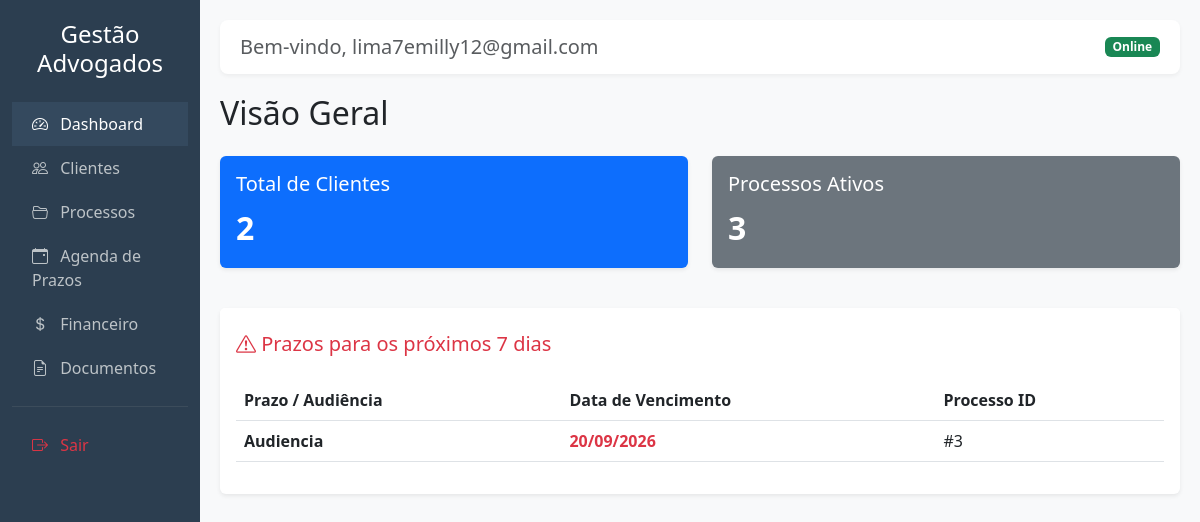
/ (signed in), run on the app's committed database.
### tables this page shows
CREATE TABLE prazos (
        id INTEGER PRIMARY KEY AUTOINCREMENT,
        processo_id INTEGER NOT NULL,
        titulo TEXT NOT NULL,
        data_vencimento DATE NOT NULL,
        tipo TEXT, -- audiencia, prazo_fatal
        concluido INTEGER DEFAULT 0, usuario_id INTEGER DEFAULT 1,
        FOREIGN KEY(processo_id) REFERENCES processos(id)
    );

### app/controllers/DashboardController.php (called while the page is built, shortened)
<?php
class DashboardController {
    public function index() {
        $pdo = getDB();
        $stmt_cli = $pdo->prepare("SELECT COUNT(*) FROM clientes WHERE usuario_id = ?"); $stmt_cli->execute([$_SESSION["user_id"]]); $clientesCount = $stmt_cli->fetchColumn();
        $stmt_proc = $pdo->prepare("SELECT COUNT(*) FROM processos WHERE usuario_id = ?"); $stmt_proc->execute([$_SESSION["user_id"]]); $processosCount = $stmt_proc->fetchColumn();
        $stmt = $pdo->prepare("SELECT * FROM prazos WHERE concluido = 0 AND usuario_id = ? AND data_vencimento BETWEEN date('now') AND date('now', '+7 days') ORDER BY data_vencimento ASC");
        $stmt->execute([$_SESSION["user_id"]]);
        $prazosProximos = $stmt->fetchAll();
        require 'app/views/layout.php';
    }
}

### app/views/dashboard.php (the view)
<h2 class="mb-4">Visão Geral</h2>
<div class="row mb-4">
    <div class="col-md-6">
        <div class="card text-white bg-primary mb-3 shadow-sm border-0">
            <div class="card-body">
                <h5 class="card-title">Total de Clientes</h5>
                <p class="card-text fs-2 fw-bold"><?= $clientesCount ?></p>
            </div>
        </div>
    </div>
    <div class="col-md-6">
        <div class="card text-white bg-secondary mb-3 shadow-sm border-0">
            <div class="card-body">
                <h5 class="card-title">Processos Ativos</h5>
                <p class="card-text fs-2 fw-bold"><?= $processosCount ?></p>
            </div>
        </div>
    </div>
</div>
<div class="card shadow-sm border-0">
    <div class="card-header bg-white border-bottom-0 pt-4 pb-0">
        <h5 class="text-danger"><i class="bi bi-exclamation-triangle"></i> Prazos para os próximos 7 dias</h5>
    </div>
    <div class="card-body">
        <?php if (count($prazosProximos) > 0): ?>
            <div class="table-responsive">
                <table class="table table-hover align-middle">
                    <thead>
                        <tr>
                            <th>Prazo / Audiência</th>
                            <th>Data de Vencimento</th>
                            <th>Processo ID</th>
                        </tr>
                    </thead>
                    <tbody>
                        <?php foreach($prazosProximos as $prazo): ?>
                        <tr>
                            <td><strong><?= htmlspecialchars($prazo['titulo']) ?></strong></td>
                            <td class="text-danger fw-bold"><?= date('d/m/Y', strtotime($prazo['data_vencimento'])) ?></td>
                            <td>#<?= $prazo['processo_id'] ?></td>
                        </tr>
                        <?php endforeach; ?>
                    </tbody>
                </table>
            </div>
        <?php else: ?>
            <p class="text-muted">Nenhum prazo fatal ou audiência para os próximos 7 dias. Respire aliviado!</p>
        <?php endif; ?>
    </div>
</div>

### app/views/layout.php (style rules this page uses)
body { font-family: 'Segoe UI', Tahoma, Geneva, Verdana, sans-serif; background-color: #f8f9fa; }

### data on the page
prazos: titulo "Audiencia", data_vencimento "20/09/2026", processo "3"

### other printed values
$_SESSION['email'] "lima7emilly12@gmail.com"
$clientesCount "2"
$processosCount "3"
